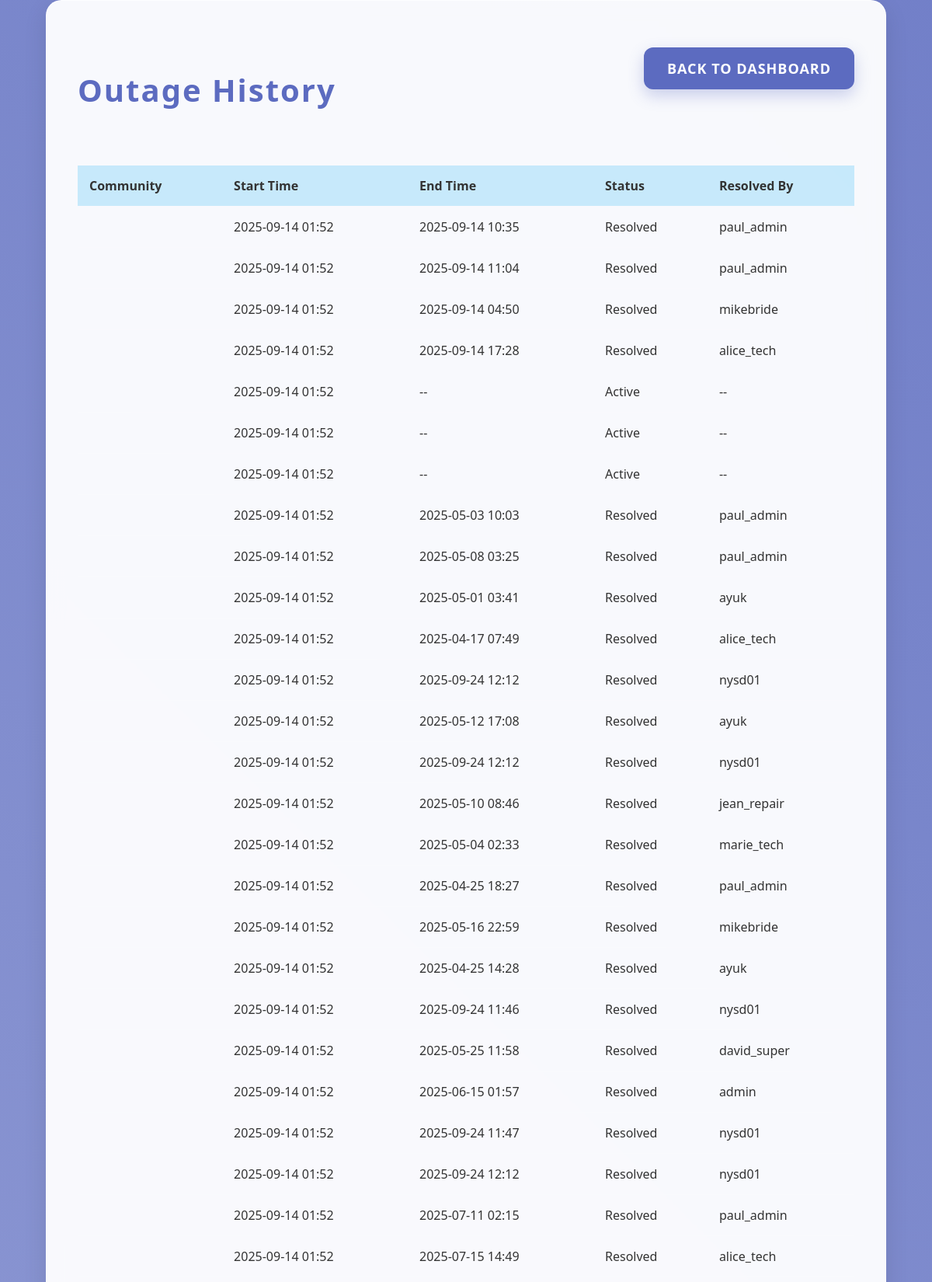
Page /history/ (signed in, upper part) on the committed database.
### outages/models.py (models this page shows, shortened)
class Outage(models.Model):
    community = models.ForeignKey(Community, on_delete=models.CASCADE)
    start_time = models.DateTimeField(auto_now_add=True)
    end_time = models.DateTimeField(null=True, blank=True)
    resolved_by = models.ForeignKey(User, on_delete=models.SET_NULL, null=True, blank=True, related_name='resolved_outages')
    is_acknowledged = models.BooleanField(default=False)
    acknowledged_at = models.DateTimeField(null=True, blank=True)
    acknowledged_by = models.ForeignKey(User, on_delete=models.SET_NULL, null=True, blank=True, related_name='acknowledged_outages')
    is_resolved = models.BooleanField(default=False)

class User(AbstractUser):
    ROLE_CHOICES = (
        ('admin', 'Admin'),
        ('repair_team', 'Repair Team'),
    )
    role = models.CharField(max_length=20, choices=ROLE_CHOICES, default='repair_team')

### outages/views.py (the view)
# urls.py: path('history/', views.outage_history, name='history'),
@login_required
def outage_history(request):
    outages = Outage.objects.all().order_by('-start_time')
    context = {
        'outages': outages
    }
    return render(request, 'outages/history.html', context)

### outages/templates/outages/history.html (shortened to what this page needs)
{% extends 'outages/base.html' %}
{% block container_class %}history{% endblock %}
{% block content %}
    <div class="dashboard-header">
        <h1>Outage History</h1>
        <a href="{% url 'dashboard' %}" class="btn">Back to Dashboard</a>
    </div>
    <div class="history-table-container">
        <table class="history-table">
            <thead>
                <tr>
                    <th>Community</th>
                    <th>Start Time</th>
                    <th>End Time</th>
                    <th>Status</th>
                    <th>Resolved By</th>
                </tr>
            </thead>
            <tbody>
                {% for outage in outages %}
                    <tr>
                        <td>{{ outage.community.name }}</td>
                        <td>{{ outage.start_time|date:"Y-m-d H:i" }}</td>
                        <td>{{ outage.end_time|date:"Y-m-d H:i"|default:"--" }}</td>
                        <td>{% if outage.is_resolved %}Resolved{% else %}Active{% endif %}</td>
                        <td>{{ outage.resolved_by.username|default:"--" }}</td>
                    </tr>
                {% empty %}
                    <tr>
                        <td colspan="5">No outage history found.</td>
                    </tr>
                {% endfor %}
            </tbody>
        </table>
    </div>
{% endblock %}

### outages/templates/outages/base.html (shortened to what this page needs)
{% load static %}
<!DOCTYPE html>
<html lang="en">
<head>
    <link rel="stylesheet" href="{% static 'outages/css/style.css' %}">
</head>
<body>
    <div class="bubbles">
    </div>
    <div class="container {% block container_class %}{% endblock %}">
        {% block content %}{% endblock %}
    </div>
</body>
</html>

### outages/static/outages/css/style.css (style rules this page uses)
body { font-family: 'Segoe UI', Tahoma, Geneva, Verdana, sans-serif; margin: 0; padding: 0; color: #333; background: #f5f7fa; overflow-x: hidden; display: flex; justify-content: center; align-items: center; min-height: 100vh; }
body::before { content: ''; position: fixed; top: 0; left: 0; width: 100%; height: 100%; z-index: -1; background: linear-gradient(45deg, #e8eaf6, #c5cae9, #9fa8da, #7986cb, #5c6bc0); background-size: 400% 400%; animation: gradientBG 20s ease infinite; }
.bubbles { position: fixed; top: 0; left: 0; width: 100%; height: 100%; z-index: -1; overflow: hidden; }
.container { background: rgba(255, 255, 255, 0.95); padding: 40px; border-radius: 20px; box-shadow: 0 10px 30px rgba(0, 0, 0, 0.1); width: 100%; max-width: 400px; text-align: center; backdrop-filter: blur(10px); border: 1px solid rgba(255, 255, 255, 0.8); }
h1 { margin-bottom: 30px; font-size: 2.5em; font-weight: 600; letter-spacing: 2px; color: #5c6bc0; text-shadow: none; }
.btn { background: #5c6bc0; color: #fff; border: none; padding: 15px 30px; cursor: pointer; border-radius: 12px; font-size: 18px; font-weight: 600; letter-spacing: 1px; transition: background 0.3s, transform 0.2s; text-transform: uppercase; box-shadow: 0 8px 20px rgba(92, 107, 192, 0.3); }
a { color: #5c6bc0; text-decoration: none; font-weight: 600; transition: color 0.3s; }
.dashboard-header { display: flex; justify-content: space-between; align-items: flex-start; width: 100%; margin-bottom: 30px; padding: 20px 0; }
.dashboard-header h1 { margin-bottom: 0; }
.container.history { max-width: 1000px; }
.history-table-container { width: 100%; overflow-x: auto; }
.history-table { width: 100%; border-collapse: collapse; margin-top: 20px; }
.history-table th, .history-table td { padding: 15px; text-align: left; border-bottom: 1px solid rgba(255, 255, 255, 0.1); }
.history-table th { background: rgba(3, 169, 244, 0.2); font-weight: 600; }

### rows in the picture
Outage: start_time "2025-09-14 01:52", end_time "2025-09-14 10:35", is_resolved "Resolved", resolved_by.username "paul_admin"
Outage: start_time "2025-09-14 01:52", end_time "2025-09-14 11:04", is_resolved "Resolved", resolved_by.username "paul_admin"
Outage: start_time "2025-09-14 01:52", end_time "2025-09-14 04:50", is_resolved "Resolved", resolved_by.username "mikebride"
Outage: start_time "2025-09-14 01:52", end_time "2025-09-14 17:28", is_resolved "Resolved", resolved_by.username "alice_tech"
Outage: start_time "2025-09-14 01:52", end_time "--", is_resolved "Active", resolved_by.username "--"
Outage: start_time "2025-09-14 01:52", end_time "--", is_resolved "Active", resolved_by.username "--"
Outage: start_time "2025-09-14 01:52", end_time "--", is_resolved "Active", resolved_by.username "--"
Outage: start_time "2025-09-14 01:52", end_time "2025-05-03 10:03", is_resolved "Resolved", resolved_by.username "paul_admin"
Outage: start_time "2025-09-14 01:52", end_time "2025-05-08 03:25", is_resolved "Resolved", resolved_by.username "paul_admin"
Outage: start_time "2025-09-14 01:52", end_time "2025-05-01 03:41", is_resolved "Resolved", resolved_by.username "ayuk"
Outage: start_time "2025-09-14 01:52", end_time "2025-04-17 07:49", is_resolved "Resolved", resolved_by.username "alice_tech"
Outage: start_time "2025-09-14 01:52", end_time "2025-09-24 12:12", is_resolved "Resolved", resolved_by.username "nysd01"
Outage: start_time "2025-09-14 01:52", end_time "2025-05-12 17:08", is_resolved "Resolved", resolved_by.username "ayuk"
Outage: start_time "2025-09-14 01:52", end_time "2025-09-24 12:12", is_resolved "Resolved", resolved_by.username "nysd01"
Outage: start_time "2025-09-14 01:52", end_time "2025-05-10 08:46", is_resolved "Resolved", resolved_by.username "jean_repair"
Outage: start_time "2025-09-14 01:52", end_time "2025-05-04 02:33", is_resolved "Resolved", resolved_by.username "marie_tech"
Outage: start_time "2025-09-14 01:52", end_time "2025-04-25 18:27", is_resolved "Resolved", resolved_by.username "paul_admin"
Outage: start_time "2025-09-14 01:52", end_time "2025-05-16 22:59", is_resolved "Resolved", resolved_by.username "mikebride"
Outage: start_time "2025-09-14 01:52", end_time "2025-04-25 14:28", is_resolved "Resolved", resolved_by.username "ayuk"
Outage: start_time "2025-09-14 01:52", end_time "2025-09-24 11:46", is_resolved "Resolved", resolved_by.username "nysd01"
Outage: start_time "2025-09-14 01:52", end_time "2025-05-25 11:58", is_resolved "Resolved", resolved_by.username "david_super"
Outage: start_time "2025-09-14 01:52", end_time "2025-06-15 01:57", is_resolved "Resolved", resolved_by.username "admin"
Outage: start_time "2025-09-14 01:52", end_time "2025-09-24 11:47", is_resolved "Resolved", resolved_by.username "nysd01"
Outage: start_time "2025-09-14 01:52", end_time "2025-09-24 12:12", is_resolved "Resolved", resolved_by.username "nysd01"
Outage: start_time "2025-09-14 01:52", end_time "2025-07-11 02:15", is_resolved "Resolved", resolved_by.username "paul_admin"
Outage: start_time "2025-09-14 01:52", end_time "2025-07-15 14:49", is_resolved "Resolved", resolved_by.username "alice_tech"
